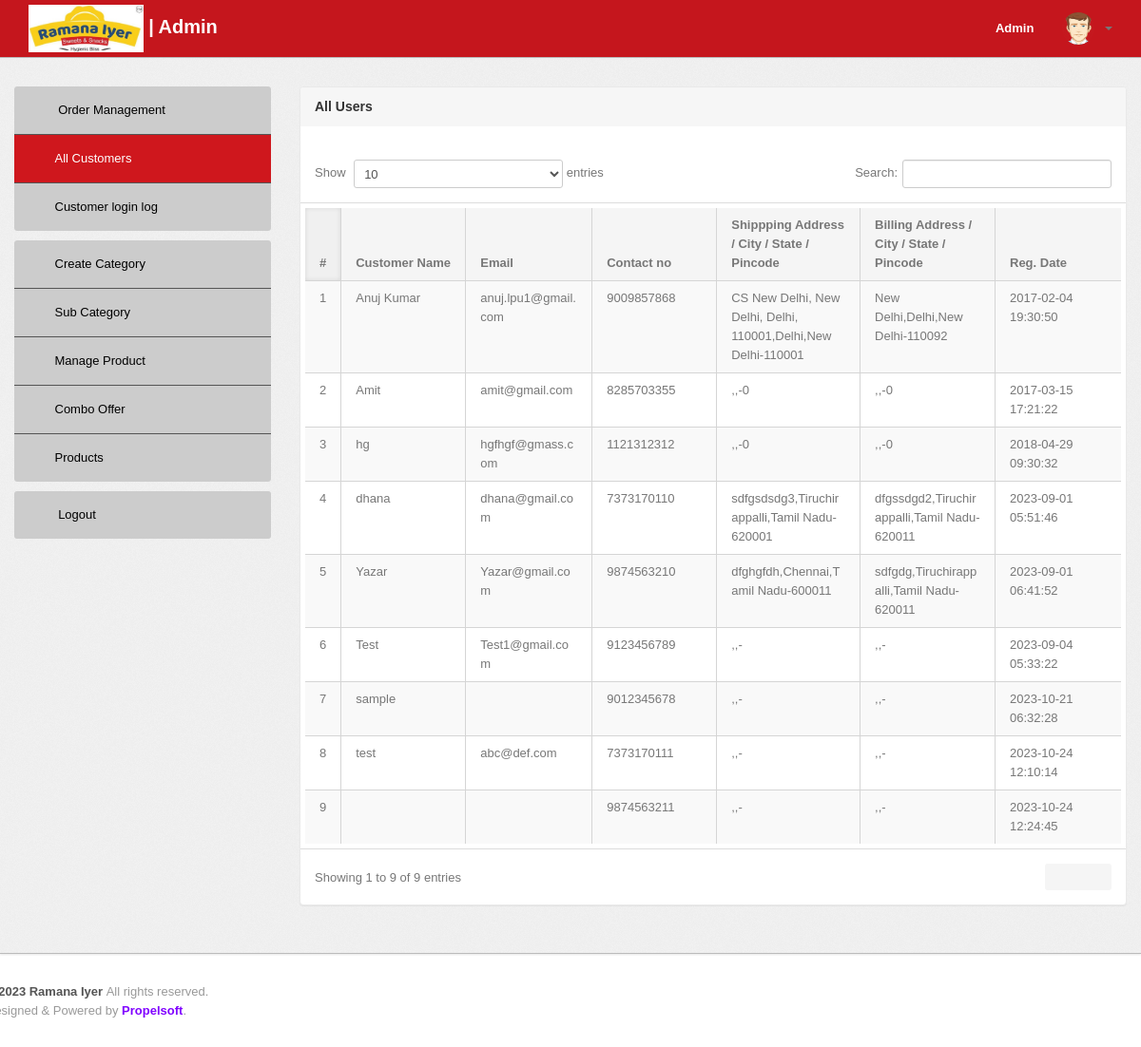
The page /admin/manage-users.php (signed in) on the database its author committed.
### tables this page shows
CREATE TABLE `users` (
  `id` int(11) NOT NULL,
  `name` varchar(255) DEFAULT NULL,
  `email` varchar(255) DEFAULT NULL,
  `contactno` bigint(11) DEFAULT NULL,
  `password` varchar(255) DEFAULT NULL,
  `shippingAddress` longtext DEFAULT NULL,
  `shippingState` varchar(255) DEFAULT NULL,
  `shippingCity` varchar(255) DEFAULT NULL,
  `shippingPincode` int(11) DEFAULT NULL,
  `billingAddress` longtext DEFAULT NULL,
  `billingState` varchar(255) DEFAULT NULL,
  `billingCity` varchar(255) DEFAULT NULL,
  `billingPincode` int(11) DEFAULT NULL,
  `regDate` timestamp NOT NULL DEFAULT current_timestamp(),
  `updationDate` varchar(255) DEFAULT NULL,
  `address_line1` varchar(255) DEFAULT NULL,
  `address_line2` varchar(255) DEFAULT NULL
);

### admin/manage-users.php (the view, shortened to what this page needs)
<?php
include('include/config.php');
if (strlen($_SESSION['alogin']) == 0) {
	header('location:index.php');
} else {
	?>
	<!DOCTYPE html>
	<html lang="en">
	<head>
		<link type="text/css" href="bootstrap/css/bootstrap.min.css" rel="stylesheet">
		<link type="text/css" href="bootstrap/css/bootstrap-responsive.min.css" rel="stylesheet">
		<link type="text/css" href="css/theme.css" rel="stylesheet">
		<link type="text/css" href="images/icons/css/font-awesome.css" rel="stylesheet">
		<link type="text/css" href='css/opensans.css' rel='stylesheet'>
	</head>
	<body>
		<?php include('include/header.php'); ?>
		<div class="wrapper">
			<div class="container">
				<div class="row">
					<?php
					include('include/sidebar.php'); ?>
					<div class="span9">
						<div class="content">
							<div class="module">
								<div class="module-head">
									<h3>All Users</h3>
								</div>
								<div class="module-body table">
									<br />
									<table cellpadding="0" cellspacing="0" border="0"
										class="datatable-1 table table-bordered table-striped	 display"
										style="width:100%;padding:5px;">
										<thead>
											<tr>
												<th>#</th>
												<th>Customer Name</th>
												<th>Email </th>
												<th>Contact no</th>
												<th>Shippping Address / City / State / Pincode </th>
												<th>Billing Address / City / State / Pincode </th>
												<th>Reg. Date </th>
											</tr>
										</thead>
										<tbody>
											<?php $query = mysqli_query($con, "select * from users");
											$cnt = 1;
											while ($row = mysqli_fetch_array($query)) {
												?>
												<tr>
													<td>
														<?php echo htmlentities($cnt); ?>
													</td>
													<td class="wrap_td_100">
														<?php echo htmlentities($row['name']); ?>
													</td>
													<td class="wrap_td_100">
														<?php echo htmlentities($row['email']); ?>
													</td>
													<td class="wrap_td_100">
														<?php echo htmlentities($row['contactno']); ?>
													</td>
													<td class="wrap_td_100">
														<?php echo htmlentities($row['shippingAddress'] . "," . $row['shippingCity'] . "," . $row['shippingState'] . "-" . $row['shippingPincode']); ?>
													</td>
													<td class="wrap_td_100">
														<?php echo htmlentities($row['billingAddress'] . "," . $row['billingCity'] . "," . $row['billingState'] . "-" . $row['billingPincode']); ?>
													</td>
													<td class="wrap_td_100">
														<?php echo htmlentities($row['regDate']); ?>
													</td>
													<?php $cnt = $cnt + 1;
											} ?>
									</table>
								</div>
							</div>
						</div>
					</div>
				</div>
			</div>
		</div>
		<?php include('include/footer.php'); ?>
	</body>
<?php } ?>

### rows shown on the page
users: name "Anuj Kumar", email "anuj.lpu1@gmail.com", contactno "9009857868", shippingAddress+shippingCity+shippingState "CS New Delhi, New Delhi, Delhi, 110001,Delhi,New Delhi-110001", billingAddress+billingCity+billingState "New Delhi,Delhi,New Delhi-110092", regDate "2017-02-04 19:30:50"
users: name "Amit", email "amit@gmail.com", contactno "8285703355", shippingAddress+shippingCity+shippingState ",,-0", billingAddress+billingCity+billingState ",,-0", regDate "2017-03-15 17:21:22"
users: name "hg", email "hgfhgf@gmass.com", contactno "1121312312", shippingAddress+shippingCity+shippingState ",,-0", billingAddress+billingCity+billingState ",,-0", regDate "2018-04-29 09:30:32"
users: name "dhana", email "dhana@gmail.com", contactno "7373170110", shippingAddress+shippingCity+shippingState "sdfgsdsdg3,Tiruchirappalli,Tamil Nadu-620001", billingAddress+billingCity+billingState "dfgssdgd2,Tiruchirappalli,Tamil Nadu-620011", regDate "2023-09-01 05:51:46"
users: name "Yazar", email "Yazar@gmail.com", contactno "9874563210", shippingAddress+shippingCity+shippingState "dfghgfdh,Chennai,Tamil Nadu-600011", billingAddress+billingCity+billingState "sdfgdg,Tiruchirappalli,Tamil Nadu-620011", regDate "2023-09-01 06:41:52"
users: name "Test", email "Test1@gmail.com", contactno "9123456789", shippingAddress+shippingCity+shippingState ",,-", billingAddress+billingCity+billingState ",,-", regDate "2023-09-04 05:33:22"
users: name "sample", contactno "9012345678", shippingAddress+shippingCity+shippingState ",,-", billingAddress+billingCity+billingState ",,-", regDate "2023-10-21 06:32:28"
users: name "test", email "abc@def.com", contactno "7373170111", shippingAddress+shippingCity+shippingState ",,-", billingAddress+billingCity+billingState ",,-", regDate "2023-10-24 12:10:14"
users: contactno "9874563211", shippingAddress+shippingCity+shippingState ",,-", billingAddress+billingCity+billingState ",,-", regDate "2023-10-24 12:24:45"
